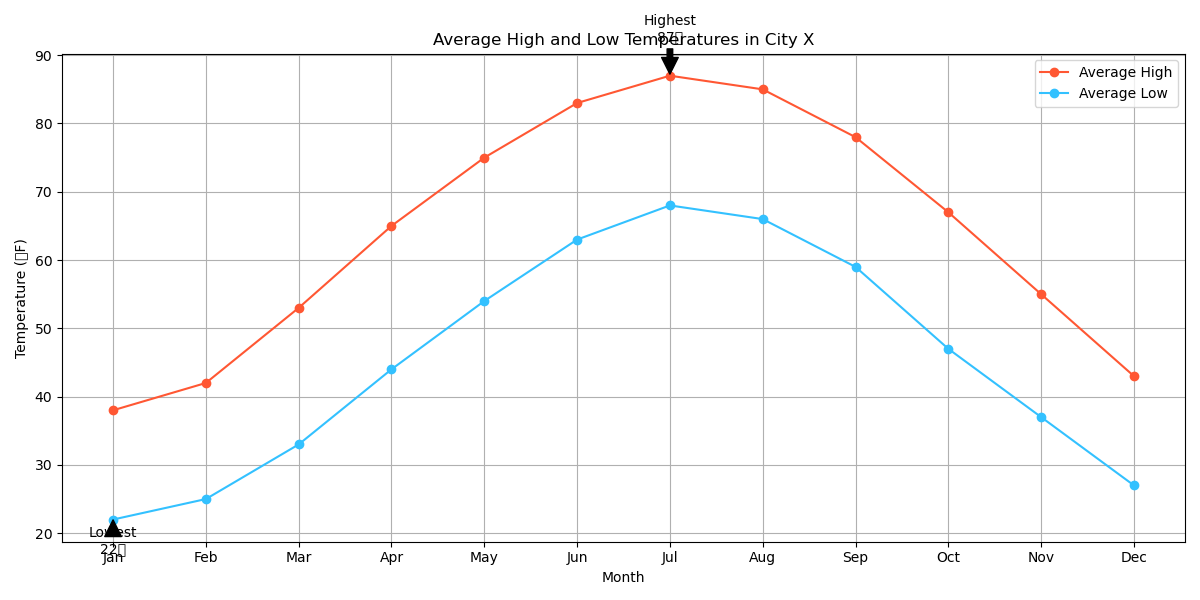

Here is the Python script that generated this plot:

import matplotlib.pyplot as plt

# Data
months = [
    'Jan', 'Feb', 'Mar', 'Apr', 'May', 'Jun',
    'Jul', 'Aug', 'Sep', 'Oct', 'Nov', 'Dec'
]
average_high = [38, 42, 53, 65, 75, 83, 87, 85, 78, 67, 55, 43]
average_low = [22, 25, 33, 44, 54, 63, 68, 66, 59, 47, 37, 27]

# Create the plot
plt.figure(figsize=(12, 6))
plt.plot(months, average_high, color='#FF5733', marker='o', label="Average High")
plt.plot(months, average_low, color='#33C1FF', marker='o', label="Average Low")

# Highlight Highest and Lowest Average Temperatures
highest_temp = max(average_high)
lowest_temp = min(average_low)
highest_month = months[average_high.index(highest_temp)]
lowest_month = months[average_low.index(lowest_temp)]

plt.annotate(f'Highest\n{highest_temp}°', xy=(highest_month, highest_temp), xytext=(highest_month, highest_temp+5),
             arrowprops=dict(facecolor='black', shrink=0.05), ha='center')
plt.annotate(f'Lowest\n{lowest_temp}°', xy=(lowest_month, lowest_temp), xytext=(lowest_month, lowest_temp-5),
             arrowprops=dict(facecolor='black', shrink=0.05), ha='center')

# Customize rest of the chart
plt.title("Average High and Low Temperatures in City X")
plt.xlabel("Month")
plt.ylabel("Temperature (°F)")
plt.legend()
plt.grid(True)
plt.tight_layout()

# Show the plot
plt.show()
